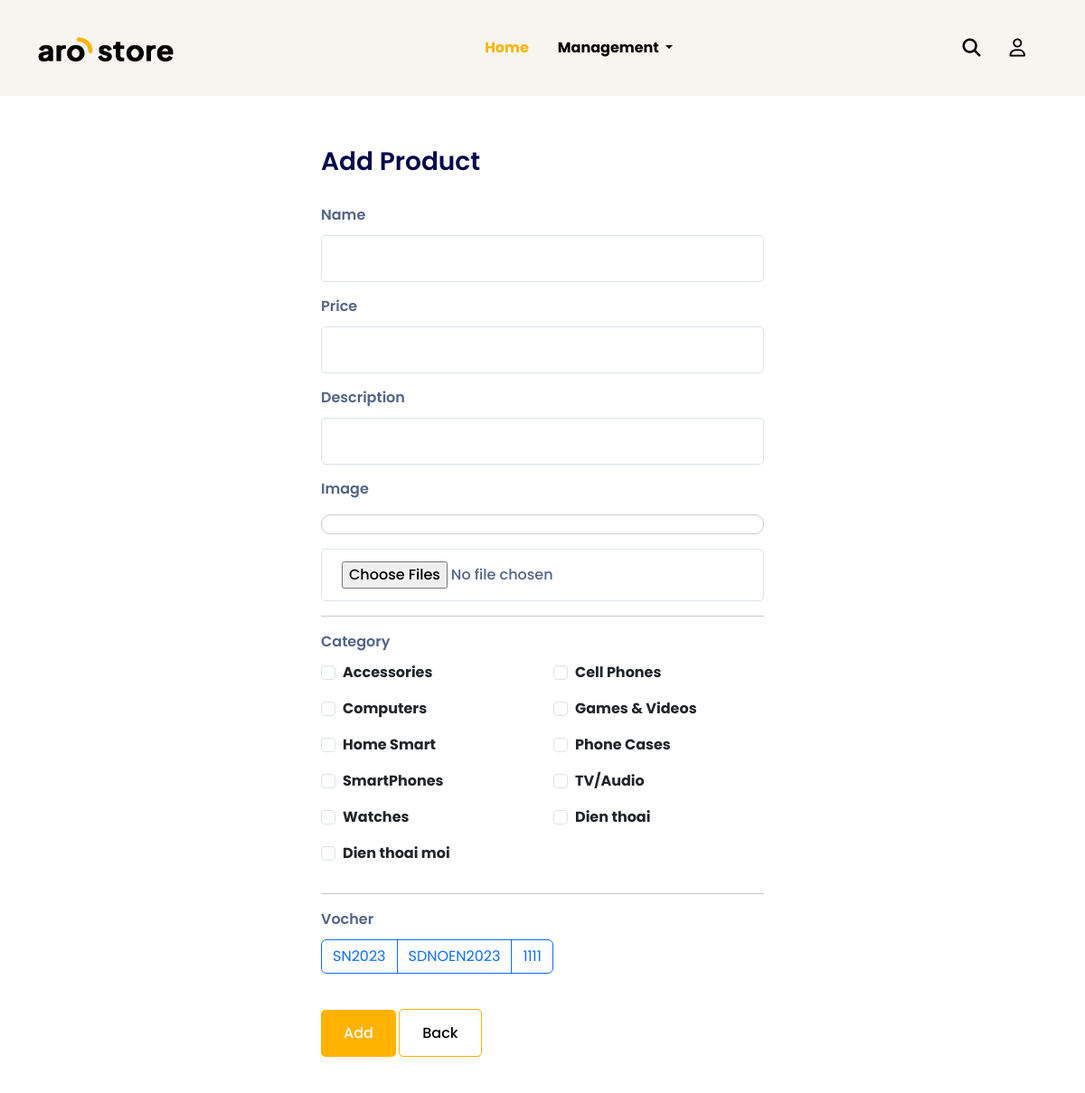
/admin/products/create.php, run on the app's committed database.
### tables this page shows
CREATE TABLE IF NOT EXISTS `categories` (
  `category_id` int NOT NULL AUTO_INCREMENT,
  `name` varchar(255) NOT NULL,
  PRIMARY KEY (`category_id`)
);

CREATE TABLE IF NOT EXISTS `discounts` (
  `discount_id` int NOT NULL AUTO_INCREMENT,
  `discount_code` varchar(255) NOT NULL,
  `discount_amount` int NOT NULL,
  `is_active` tinyint(1) NOT NULL,
  `start_date` date NOT NULL,
  `end_date` date NOT NULL,
  PRIMARY KEY (`discount_id`)
);

### app/models/Template.php (called while the page is built, shortened)
<?php
    class Template{
        public function render($view, $data=[]){
            extract($data);
            include BASE_URL . 'app/view/'. $view .'.php';
            return ob_get_clean();
        }
    }

### admin/products/create.php (called while the page is built, shortened)
<?php
require_once '../../config/database.php';
$template = new Template();
$categorieModel = new Category();
$categories = $categorieModel->getAllCategory();
$discountModel = new Discount();
$discounts = $discountModel->getAllDiscount();
$data = [
    "title" => "Add product",
    "slot" => $template->render("blocks/form/product/add_product_form", ["categories" => $categories, "discounts" => $discounts])
];

### app/models/Category.php (called while the page is built, shortened)
<?php
    class Category extends Database{
        public function getAllCategory(){
            $sql = parent::$connection->prepare("SELECT * FROM categories;");
            return parent::select($sql);
        }
    }

### app/models/Database.php (called while the page is built, shortened)
<?php
    class Database{
        public function select($sql){
            $sql->execute();
            $item = $sql->get_result()->fetch_all(MYSQLI_ASSOC);
            return $item;
        }
    }

### app/models/Discount.php (called while the page is built, shortened)
<?php
class Discount extends Database
{
    public function getAllDiscount()
    {
        $sql = parent::$connection->prepare("SELECT * FROM discounts");
        return parent::select($sql);
    }
}

### app/view/blocks/form/product/add_product_form.php (the view, shortened to what this page needs)
<div class="formbold-form-wrapper mt-3">
    <form action="store.php" method="post" enctype="multipart/form-data">
        <div class="formbold-form-title">
            <h2 class="">Add Product</h2>
        </div>
        <div class="formbold-mb-3">
            <label for="name" class="formbold-form-label"> Name </label>
            <input type="text" name="name" id="name" class="formbold-form-input" />
        </div>
        <div class="formbold-mb-3">
            <label for="price" class="formbold-form-label"> Price </label>
            <input type="number" name="price" id="price" class="formbold-form-input" />
        </div>
        <div class="formbold-mb-3">
            <label for="description" class="formbold-form-label"> Description </label>
            <input type="text" name="description" id="description" class="formbold-form-input" />
        </div>
        <div class="formbold-mb-3">
            <label for="image" class="formbold-form-label"> Image </label>
            <div class="boxDisplayImages my-3" id="boxDisplayImages"></div>
            <input type="file" name="image[]" id="image" multiple accept="image/*" class="formbold-form-input">
        </div>
        <hr>
        <div class="row mt-3">
            <label for="1" class="formbold-form-label"> Category </label>
            <?php
            foreach ($categories as $category) :
            ?>
                <div class="col-md-6">
                    <div class="mb-3 form-check">
                        <input type="checkbox" class="form-check-input" id="<?php echo $category["category_id"] ?>" name="categories[]" value="<?php echo $category["category_id"] ?>">
                        <label class="form-check-label" for="<?php echo $category["category_id"] ?>"><?php echo $category["name"] ?></label>
                    </div>
                </div>
            <?php endforeach; ?>
        </div>
        <hr>
        <div class="formbold-mb-3 mt-3">
            <label for="" class="formbold-form-label"> Vocher </label>
            <div class="btn-group" role="group" aria-label="Basic checkbox toggle button group">
                <?php
                foreach ($discounts as $discount) :
                ?>
                    <label class="btn btn-outline-primary" for="<?php echo $discount["discount_code"] ?>"><?php echo $discount["discount_code"] ?></label>
                <?php
                endforeach
                ?>
            </div>
        </div>
        <button type="submit" class="formbold-btn">Add</button>
        <a href="manage_product" class="formbold-btn-outline">Back</a>
    </form>
</div>

### public/css/style.css (style rules this page uses)
* { box-sizing: border-box; margin: 0; }
a { text-decoration: none; }
:root { --font-family-base: 'Plus Jakarta Sans', sans-serif; --theme-color: #ffb300; --color-black: #000; --color-white: #fff; --theme-header: #f7f5ef; --color-tag-sale: #2a27e9; --circle-with: 40px; --circle-height: 40px; }
body { font-family: var(--font-family-base); font-weight: 700; }

### public/css/admin.css (style rules this page uses)
* { margin: 0; box-sizing: border-box; }

### public/css/login.css (style rules this page uses)
* { margin: 0; padding: 0; box-sizing: border-box; }
:root { --theme-color: #ffb300; --color-black: #000; --color-white: #fff; --theme-header: #f7f5ef; --color-tag-sale: #2a27e9; --circle-with: 40px; --circle-height: 40px; }
.formbold-mb-3 { margin-bottom: 15px; }
.formbold-form-wrapper { margin: 0 auto; max-width: 570px; width: 100%; background: white; padding: 40px; }
.formbold-form-title { margin-bottom: 30px; }
.formbold-form-title h2 { font-weight: 600; font-size: 28px; line-height: 34px; color: #07074d; }
.formbold-form-input { width: 100%; padding: 13px 22px; border-radius: 5px; border: 1px solid #dde3ec; background: #ffffff; font-weight: 500; font-size: 16px; color: #536387; outline: none; resize: none; }
.formbold-form-label { color: #536387; font-size: 16px; line-height: 24px; display: block; font-weight: 600; margin-bottom: 10px; }
.formbold-btn { font-size: 16px; border-radius: 5px; padding: 14px 25px; border: none; font-weight: 500; background-color: var(--theme-color); color: white; cursor: pointer; margin-top: 25px; }
.formbold-btn-outline { font-size: 16px; border-radius: 5px; padding: 14px 25px; border: none; font-weight: 500; border: solid 1px var(--theme-color); color: #000; text-decoration: none; cursor: pointer; margin-top: 25px; }
.boxDisplayImages { border: 1px solid #ccc; border-radius: 10px; padding: 10px; text-align: center; }

### public/css/range.css (style rules this page uses)
* { margin: 0; padding: 0; box-sizing: border-box; font-family: 'Poppins', sans-serif; }

### data on the page
categories: name "Accessories"
categories: name "Cell Phones"
categories: name "Computers"
categories: name "Games & Videos"
categories: name "Home Smart"
categories: name "Phone Cases"
categories: name "SmartPhones"
categories: name "TV/Audio"
categories: name "Watches"
categories: name "Dien thoai"
categories: name "Dien thoai moi"
discounts: discount_code "SN2023"
discounts: discount_code "SDNOEN2023"
discounts: discount_code "1111"
